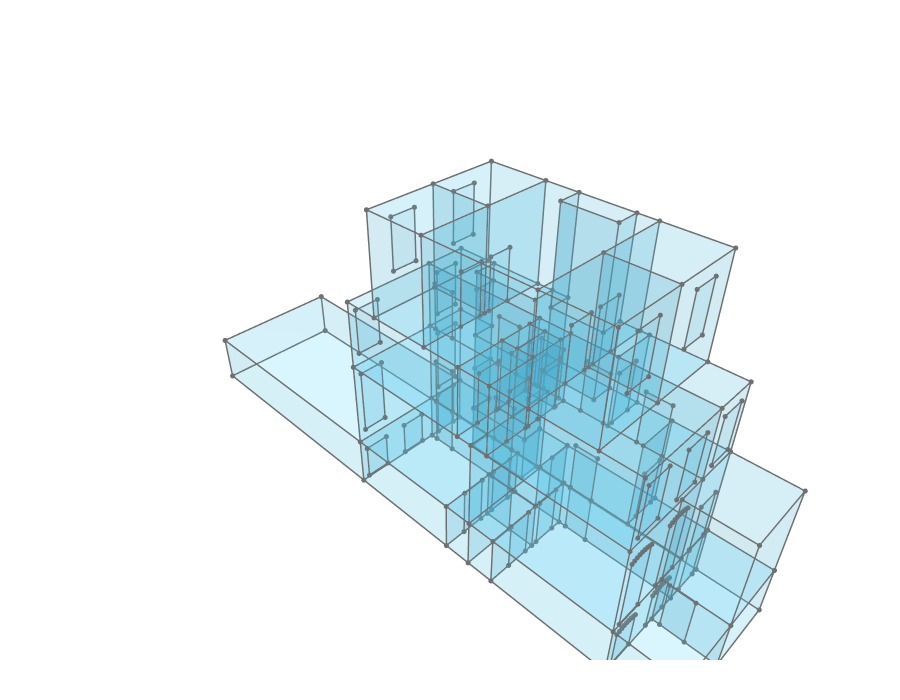

The notebook cell saved with this chart:
### Markdown cell above
## 13. Primal Graph with Apertures

The primal graph overlaid on the room volumes together with all aperture faces: windows (blue) and doors (orange).

### Code cell
aperture_cluster = Cluster.ByTopologies(windows + doors + entrance_doors)
primal_verts   = Topology.Vertices(cell_cluster) or []
primal_edges   = Topology.Edges(cell_cluster)    or []
primal_cluster = Cluster.ByTopologies(primal_edges + primal_verts)

print(f"Primal - Vertices: {len(primal_verts)}, Edges: {len(primal_edges)}")

Topology.Show(
    cell_cluster, aperture_cluster, primal_cluster,
    faceColor="#4CC9F0", faceOpacity=0.12,
    edgeColor=GRAPH_EDGE_COLOR, edgeWidth=GRAPH_EDGE_WIDTH,
    vertexColor=GRAPH_EDGE_COLOR, vertexSize=6,
    showVertices=True,
    backgroundColor=GRAPH_BG_DARK,
    width=900, height=700,
    renderer=renderer
)

### Figure 1 — Plotly figure (JSON) as saved in the notebook; plotly's stock layout.template omitted (floating-point values rounded to 4 significant figures; data arrays with more than 128 entries replaced by an {"elided": "..."} marker saying what was removed)
{"data": [{"customdata": {"elided": "280 str values"}, "hoverinfo": "text", "hovertemplate": {"elided": "280 str values"}, "hovertext": {"elided": "280 str values"}, "legendgroup": "1", "legendrank": 1, "marker": {"color": {"elided": "280 str values"}, "line": {"width": 0}, "opacity": 1, "size": {"elided": "280 int values"}, "sizemode": "diameter", "symbol": "circle"}, "mode": "markers", "name": "1: Untitled (Vertices)", "showlegend": false, "text": {"elided": "280 str values"}, "textfont": {"size": 5}, "type": "scatter3d", "x": {"elided": "280 float values"}, "y": {"elided": "280 float values"}, "z": {"elided": "280 float values"}}, {"hoverinfo": "text", "legendgroup": "2", "legendrank": 2, "line": {"color": "#6F6F6F", "dash": "solid", "width": 3}, "marker": {"size": 0}, "mode": "lines", "name": "1: Untitled (Edges)", "showlegend": false, "text": "", "type": "scatter3d", "x": {"elided": "1260 float values"}, "y": {"elided": "1260 float values"}, "z": {"elided": "1260 float values"}}, {"cmax": 1, "cmin": 0, "color": "#4CC9F0", "colorscale": [[0, "#440154"], [0.1111, "#482878"], [0.2222, "#3e4989"], [0.3333, "#31688e"], [0.4444, "#26828e"], [0.5556, "#1f9e89"], [0.6667, "#35b779"], [0.7778, "#6ece58"], [0.8889, "#b5de2b"], [1, "#fde725"]], "flatshading": true, "hoverinfo": "text", "hovertext": "", "i": {"elided": "440 int values"}, "j": {"elided": "440 int values"}, "k": {"elided": "440 int values"}, "legendgroup": "3", "legendrank": 3, "lighting": {"facenormalsepsilon": 0}, "name": "1: Untitled (Faces)", "opacity": 0.12, "showlegend": false, "showscale": false, "text": "", "type": "mesh3d", "x": {"elided": "218 float values"}, "y": {"elided": "218 float values"}, "z": {"elided": "218 float values"}}, {"customdata": {"elided": "236 str values"}, "hoverinfo": "text", "hovertemplate": {"elided": "236 str values"}, "hovertext": {"elided": "236 str values"}, "legendgroup": "5", "legendrank": 5, "marker": {"color": {"elided": "236 str values"}, "line": {"width": 0}, "opacity": 1, "size": {"elided": "236 int values"}, "sizemode": "diameter", "symbol": "circle"}, "mode": "markers", "name": "2: Untitled (Vertices)", "showlegend": false, "text": {"elided": "236 str values"}, "textfont": {"size": 5}, "type": "scatter3d", "x": {"elided": "236 float values"}, "y": {"elided": "236 float values"}, "z": {"elided": "236 float values"}}, {"hoverinfo": "text", "legendgroup": "6", "legendrank": 6, "line": {"color": "#6F6F6F", "dash": "solid", "width": 3}, "marker": {"size": 0}, "mode": "lines", "name": "2: Untitled (Edges)", "showlegend": false, "text": "", "type": "scatter3d", "x": {"elided": "708 float values"}, "y": {"elided": "708 float values"}, "z": {"elided": "708 float values"}}, {"cmax": 1, "cmin": 0, "color": "#4CC9F0", "colorscale": [[0, "#440154"], [0.1111, "#482878"], [0.2222, "#3e4989"], [0.3333, "#31688e"], [0.4444, "#26828e"], [0.5556, "#1f9e89"], [0.6667, "#35b779"], [0.7778, "#6ece58"], [0.8889, "#b5de2b"], [1, "#fde725"]], "flatshading": true, "hoverinfo": "text", "hovertext": "", "i": {"elided": "132 int values"}, "j": {"elided": "132 int values"}, "k": {"elided": "132 int values"}, "legendgroup": "7", "legendrank": 7, "lighting": {"facenormalsepsilon": 0}, "name": "2: Untitled (Faces)", "opacity": 0.12, "showlegend": false, "showscale": false, "text": "", "type": "mesh3d", "x": {"elided": "236 float values"}, "y": {"elided": "236 float values"}, "z": {"elided": "236 float values"}}, {"customdata": {"elided": "280 str values"}, "hoverinfo": "text", "hovertemplate": {"elided": "280 str values"}, "hovertext": {"elided": "280 str values"}, "legendgroup": "9", "legendrank": 9, "marker": {"color": {"elided": "280 str values"}, "line": {"width": 0}, "opacity": 1, "size": {"elided": "280 int values"}, "sizemode": "diameter", "symbol": "circle"}, "mode": "markers", "name": "3: Untitled (Vertices)", "showlegend": false, "text": {"elided": "280 str values"}, "textfont": {"size": 5}, "type": "scatter3d", "x": {"elided": "280 float values"}, "y": {"elided": "280 float values"}, "z": {"elided": "280 float values"}}, {"hoverinfo": "text", "legendgroup": "10", "legendrank": 10, "line": {"color": "#6F6F6F", "dash": "solid", "width": 3}, "marker": {"size": 0}, "mode": "lines", "name": "3: Untitled (Edges)", "showlegend": false, "text": "", "type": "scatter3d", "x": {"elided": "1260 float values"}, "y": {"elided": "1260 float values"}, "z": {"elided": "1260 float values"}}], "layout": {"autosize": true, "height": 700, "margin": {"b": 40, "l": 40, "r": 40, "t": 40}, "paper_bgcolor": "#FFFFFF", "plot_bgcolor": "#FFFFFF", "scene": {"aspectmode": "data", "camera": {"center": {"x": 0, "y": 0, "z": 0}, "eye": {"x": -1.25, "y": -1.25, "z": 1.25}, "projection": {"type": "perspective"}, "up": {"x": 0, "y": 0, "z": 1}}, "xaxis": {"visible": false}, "yaxis": {"visible": false}, "zaxis": {"visible": false}}, "showlegend": true, "width": 900, "xaxis": {"showgrid": false, "visible": false, "zeroline": false}, "yaxis": {"showgrid": false, "visible": false, "zeroline": false}}}
